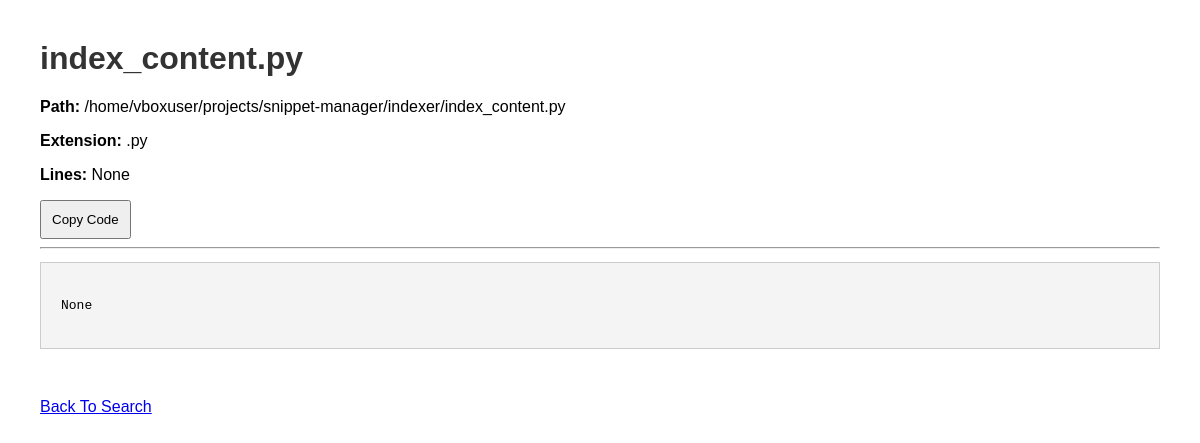
The app's page /snippet/1 with its own data.
### tables this page shows
CREATE TABLE files (

    id INTEGER PRIMARY KEY AUTOINCREMENT,

    filename TEXT NOT NULL,

    path TEXT UNIQUE NOT NULL,

    extension TEXT,

    size INTEGER,

    content TEXT,

    line_count INTEGER,

    last_modified REAL,

    indexed_at DATETIME DEFAULT CURRENT_TIMESTAMP
);

### webui/app.py (the view)
@app.route("/snippet/<int:file_id>")
def snippet(file_id):
    result = get_file_by_id(
        file_id
    )
    return render_template(
        "snippet.html",
        snippet=result
    )

### webui/app.py (called while the page is built)
def get_file_by_id(file_id):
    connection = sqlite3.connect(
        DATABASE_FILE
    )
    cursor = connection.cursor()
    cursor.execute(
        """
        SELECT
            id,
            filename,
            path,
            extension,
            line_count,
            content

        FROM files

        WHERE id = ?
        """,
        (file_id,)
    )
    result = cursor.fetchone()
    connection.close()
    return result

### webui/templates/snippet.html (shortened to what this page needs)
<!DOCTYPE html>
<html>
<head>
    <link rel="stylesheet" href="{{ url_for('static', filename='style.css') }}">
</head>
<body>
    <h1>
        {{ snippet[1] }}
    </h1>
    <p>
        <b>Path:</b>
        {{ snippet[2] }}
    </p>
    <p>
        <b>Extension:</b>
        {{ snippet[3] }}
    </p>
    <p>
        <b>Lines:</b>
        {{ snippet[4] }}
    </p>
    <button onclick="copyCode()">
        Copy Code
    </button>
    <hr>
    <pre id="code-block">
{{ snippet[5] }}
</pre>
    <br>
    <br>
    <a href="/">
        Back To Search
    </a>
</body>
</html>

### webui/static/style.css (style rules this page uses)
body { font-family: Arial; margin: 40px; }
button { padding: 10px; }
h1 { color: #333; }
pre { background-color: #f4f4f4; padding: 20px; overflow-x: auto; border: 1px solid #ccc; white-space: pre-wrap; }

### records on screen
files: filename "index_content.py", path "/home/vboxuser/projects/snippet-manager/indexer/index_content.py", extension ".py"

### other values on screen
{{ snippet[4] }} "None"
{{ snippet[5] }} "None"
